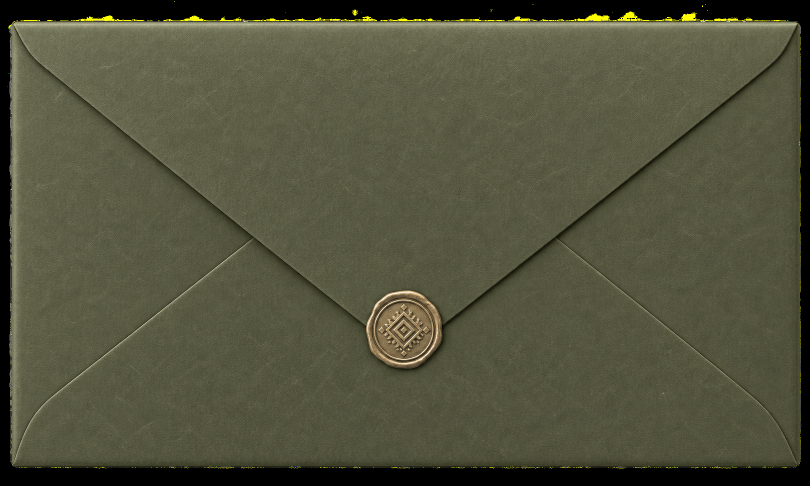
#> input picture Hanna/assets/hanna/references/envelope-back-closed-master.png, 1620 x 971 px, found by its file name (shown at 1/2 size)
$ python calibrate.py ../../../assets/hanna/references
#> lines starting #> are read from the running program, lines starting #| are printed output that depends on the picture; after the words box and inside, x2 and y2 are one past the last pixel; in counts of white or black regions, pixels touching at a corner belong together
import cv2
import numpy as np
import json
import os
import sys

def get_bbox(img_rgba):
    alpha = img_rgba[:, :, 3]
    coords = cv2.findNonZero(alpha)
    if coords is not None:
        x, y, w, h = cv2.boundingRect(coords)
        return (x, y, w, h)
    return None

def main():
    assets_dir = sys.argv[1]

    # Load images (with alpha)
    def load_img(path):
        return cv2.imread(os.path.join(assets_dir, path), cv2.IMREAD_UNCHANGED)
#> returned value is the input picture: shape (971, 1620, 4); mean B, G, R, A 60.4, 82.4, 81.6, 224.7

    master_closed = load_img("references/envelope-back-closed-master.png")
    master_open = load_img("references/envelope-open-master.png")
#> call 2 of load_img, with path = 'references/envelope-open-master.png'
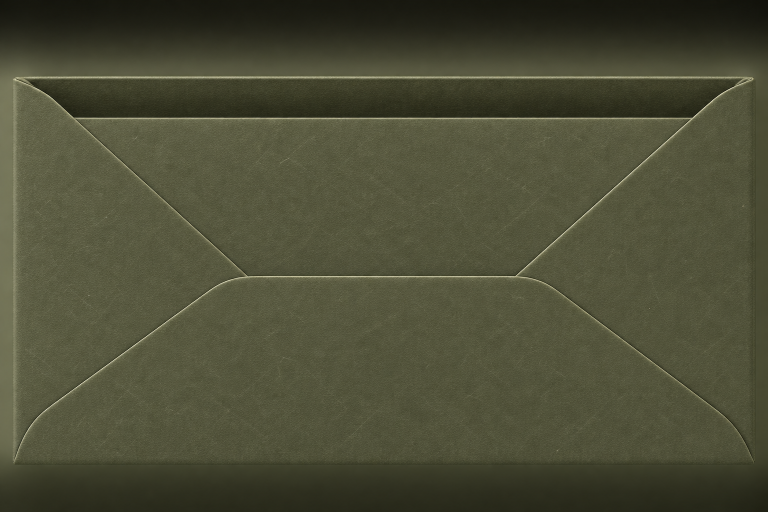
#> input picture Hanna/assets/hanna/references/envelope-open-master.png, 1536 x 1024 px, found by its file name (shown at 1/2 size)
#> in load_img, returned value is the input picture: shape (1024, 1536, 4); mean B, G, R, A 54.8, 77.1, 76.5, 186

    base_closed = load_img("envelope/envelope-back-closed.png")
#> call 3 of load_img, with path = 'envelope/envelope-back-closed.png'
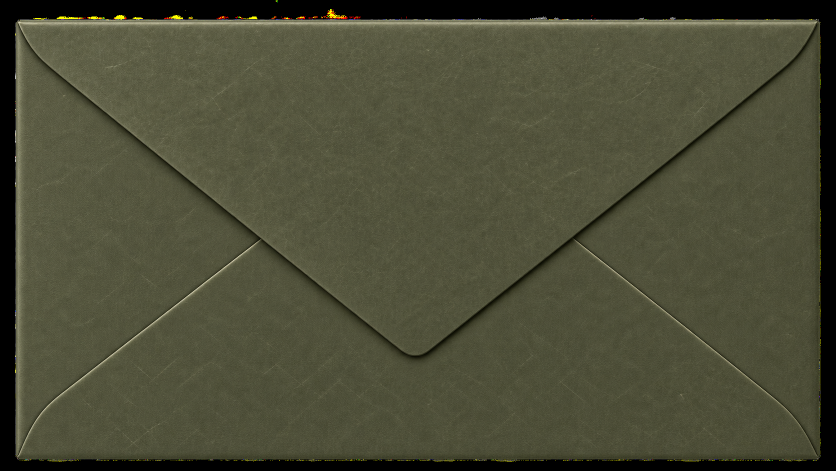
#> input picture Hanna/assets/hanna/envelope/envelope-back-closed.png, 1672 x 941 px, found by its file name (shown at 1/2 size)
#> in load_img, returned value is the input picture: shape (941, 1672, 4); mean B, G, R, A 55.1, 76.2, 75.6, 226.1
    seal = load_img("envelope/envelope-seal.png")
#> call 4 of load_img, with path = 'envelope/envelope-seal.png'
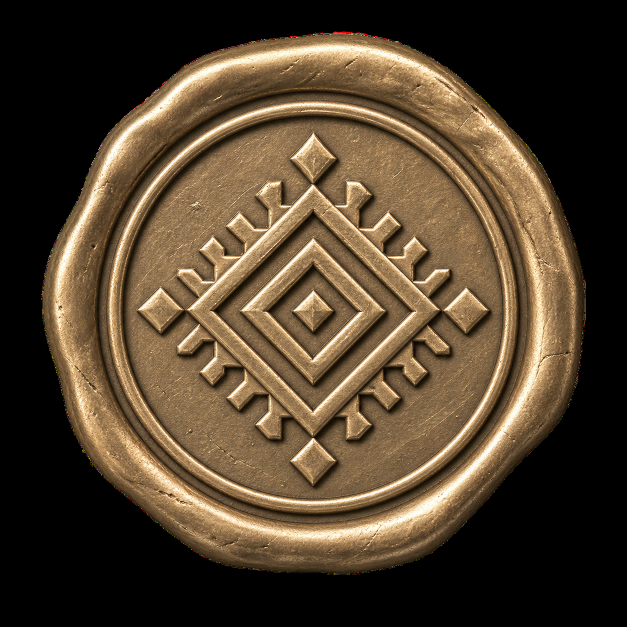
#> input picture Hanna/assets/hanna/envelope/envelope-seal.png, 1254 x 1254 px, found by its file name (shown at 1/2 size)
#> in load_img, returned value is the input picture: shape (1254, 1254, 4); mean B, G, R, A 45.1, 64.4, 80.3, 145.2

    base_open = load_img("envelope/envelope-back-base.png")
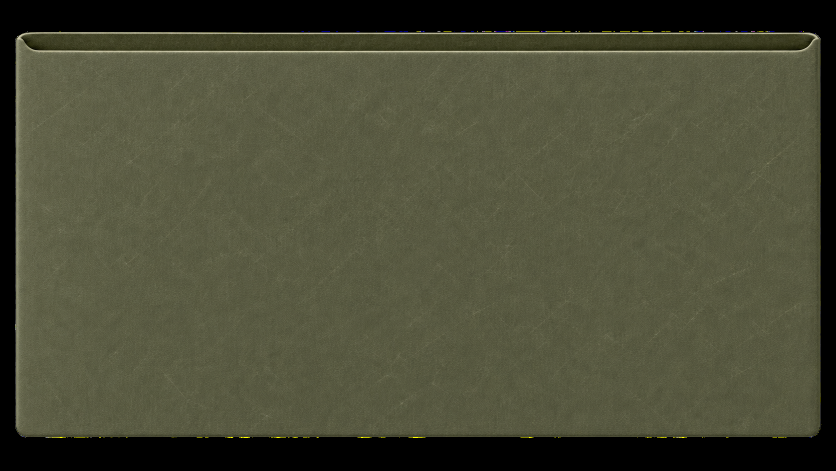
#> input picture Hanna/assets/hanna/envelope/envelope-back-base.png, 1672 x 941 px, found by its file name (shown at 1/2 size)
#> in load_img, returned value is the input picture: shape (941, 1672, 4); mean B, G, R, A 54.9, 75.3, 74.5, 208.6
    pocket = load_img("envelope/envelope-front-pocket.png")
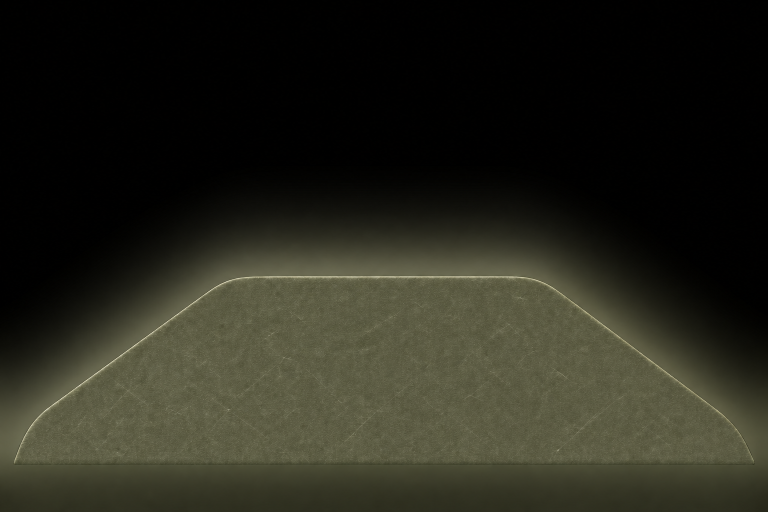
#> input picture Hanna/assets/hanna/envelope/envelope-front-pocket.png, 1536 x 1024 px, found by its file name (shown at 1/2 size)
#> in load_img, returned value is the input picture: shape (1024, 1536, 4); mean B, G, R, A 28.8, 39.3, 39.5, 67.6
    flap_inner = load_img("envelope/envelope-flap-inner.png")

    # 1. CLOSED BACK CALIBRATION
    mc_box = get_bbox(master_closed)
#> in get_bbox, `coords = cv2.findNonZero(alpha)`: coords = contour of 1422276 points, box (x1, y1, x2, y2) (11, 3, 1607, 971), area 109418
#> in get_bbox, `x, y, w, h = cv2.boundingRect(coords)`: x = 11; y = 3; w = 1596; h = 968
#> mc_box = (11, 3, 1596, 968)
    bc_box = get_bbox(base_closed)
#> bc_box = (29, 0, 1615, 928)
    seal_box = get_bbox(seal)
#> seal_box = (0, 21, 1240, 1193)

    # Scale base_closed to fit nicely in 1600x960 (e.g. width = 1400)
    target_width = 1400
    base_scale = target_width / bc_box[2]
#> base_scale = 0.867

    # We place base_closed centered in the 1600x960 stage
    # Its bbox center in its own canvas:
    bc_center_x = bc_box[0] + bc_box[2] / 2
#> bc_center_x = 836.5
    bc_center_y = bc_box[1] + bc_box[3] / 2
#> bc_center_y = 464

    # Canvas center
    canvas_center_x = base_closed.shape[1] / 2
#> canvas_center_x = 836
    canvas_center_y = base_closed.shape[0] / 2
#> canvas_center_y = 470.5

    # The offset of the bbox center from the canvas center
    bc_offset_x = bc_center_x - canvas_center_x
#> bc_offset_x = 0.5
    bc_offset_y = bc_center_y - canvas_center_y
#> bc_offset_y = -6.5

    # In React, x and y translate the canvas center relative to the stage center.
    # To center the bbox in the stage, we must shift the canvas by -offset * scale.
    closed_x = -bc_offset_x * base_scale
#> closed_x = -0.433
    closed_y = -bc_offset_y * base_scale
#> closed_y = 5.63

    # We will use template matching inside a loop to find the best scale and position.
    sx, sy, sw, sh = seal_box
#> sx = 0; sy = 21; sw = 1240; sh = 1193
    seal_crop = seal[sy:sy+sh, sx:sx+sw]

    # Master bbox center
    mc_center_x = mc_box[0] + mc_box[2] / 2
#> mc_center_x = 809
    mc_center_y = mc_box[1] + mc_box[3] / 2
#> mc_center_y = 487

    best_scale = 1.0
    best_val = 0
    seal_in_mc_x = 0
    seal_in_mc_y = 0
    seal_offset_x = 0
    seal_offset_y = 0

    # The seal is roughly 20-30% of the master size
    # We will test scales from 0.1 to 0.4
    for s in np.arange(0.1, 0.4, 0.02):
        try:
            seal_scaled = cv2.resize(seal_crop, (0,0), fx=s, fy=s)
            # Ensure seal_scaled is smaller than master_closed
            if seal_scaled.shape[0] > master_closed.shape[0] or seal_scaled.shape[1] > master_closed.shape[1]:
                continue

            res_s = cv2.matchTemplate(master_closed[:,:,:3], seal_scaled[:,:,:3], cv2.TM_CCOEFF_NORMED)
            _, max_v, _, max_l = cv2.minMaxLoc(res_s)
            if max_v > best_val:
                best_val = max_v
                best_scale = s
                seal_in_mc_x = max_l[0]
                seal_in_mc_y = max_l[1]
                seal_in_mc_center_x = seal_in_mc_x + seal_scaled.shape[1] / 2
                seal_in_mc_center_y = seal_in_mc_y + seal_scaled.shape[0] / 2
                seal_offset_x = seal_in_mc_center_x - mc_center_x
                seal_offset_y = seal_in_mc_center_y - mc_center_y
        except Exception as e:
            pass
#> this loop made 16 passes
#> (max_v, best_val, seal_in_mc_x, seal_in_mc_y, seal_in_mc_center_x, seal_in_mc_center_y, seal_offset_x, seal_offset_y) on passes 1 to 3: (0.397, 0.397, 1, 827, 63, 886.5, -746, 399.5), (0.405, 0.405, 1470, 806, 1544.5, 877.5, 735.5, 390.5), (0.519, 0.519, 720, 573, 807, 656.5, -2, 169.5)
#> (max_v, max_l) on passes 4 to 9: (0.397, (2, 764)), (0.395, (0, 742)), (0.391, (1372, 721)), (0.387, (1347, 699)), (0.383, (1322, 677)), (0.381, (1298, 654))
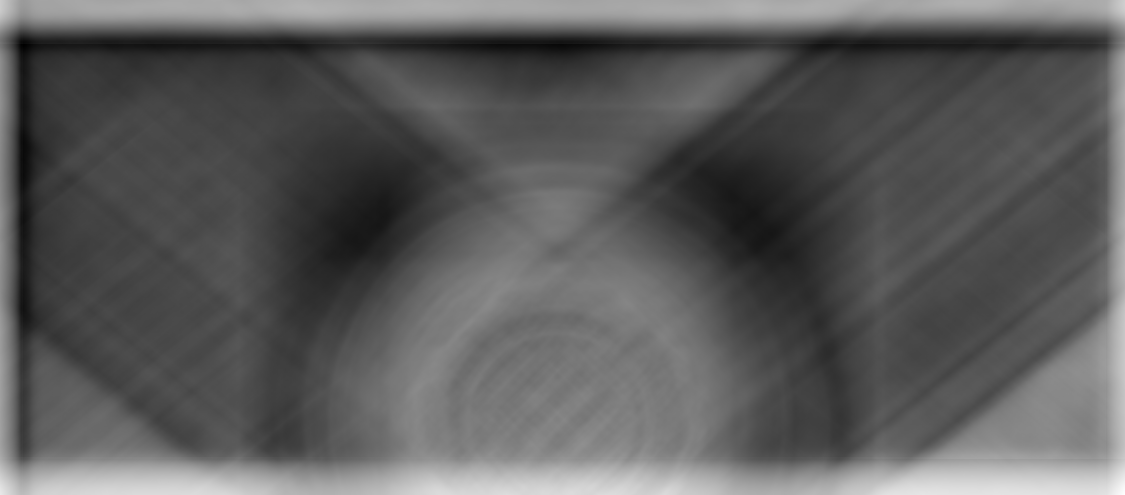
#> res_s: shape (495, 1125) float32; min -0.191, max 0.348, mean 0.00292; drawn with min black and max white
#> after the loop, best_scale = 0.14; best_val = 0.519; seal_in_mc_center_x = 807; seal_in_mc_center_y = 656.5; seal_in_mc_x = 720; seal_in_mc_y = 573; seal_offset_x = -2; seal_offset_y = 169.5

    # Now calculate seal position in React space.
    # The base envelope is centered, so the bbox center is at (0,0) in relative terms.
    # The seal center should be at (seal_offset_x * base_scale, seal_offset_y * base_scale)
    # The seal canvas center is canvas_center_x, canvas_center_y.
    # Its bbox center is sx + sw/2, sy + sh/2.
    # We want to place the seal bbox center at the calculated relative position.
    seal_canvas_cx = seal.shape[1] / 2
#> seal_canvas_cx = 627
    seal_canvas_cy = seal.shape[0] / 2
#> seal_canvas_cy = 627
    seal_bbox_cx = sx + sw / 2
#> seal_bbox_cx = 620
    seal_bbox_cy = sy + sh / 2
#> seal_bbox_cy = 617.5

    seal_rel_offset_x = seal_bbox_cx - seal_canvas_cx
#> seal_rel_offset_x = -7
    seal_rel_offset_y = seal_bbox_cy - seal_canvas_cy
#> seal_rel_offset_y = -9.5

    # Total scale of the seal in React
    final_seal_scale = best_scale * base_scale
#> final_seal_scale = 0.121

    # React X, Y for seal
    react_seal_x = (seal_offset_x * base_scale) - (seal_rel_offset_x * final_seal_scale)
#> react_seal_x = -0.884
    react_seal_y = (seal_offset_y * base_scale) - (seal_rel_offset_y * final_seal_scale)
#> react_seal_y = 148.1


    # 2. OPEN ENVELOPE CALIBRATION
    # Master open bbox
    mo_box = get_bbox(master_open)
#> mo_box = (16, 0, 1504, 1024)
    mo_center_x = mo_box[0] + mo_box[2] / 2
#> mo_center_x = 768
    mo_center_y = mo_box[1] + mo_box[3] / 2
#> mo_center_y = 512

    # We scale open pieces using the same base_scale for consistency, so closed and open are same size.
    # Let's find pocket, base, and flap in master_open

    def find_in_master(part, master_img, scale_range):
        part_box = get_bbox(part)
#> part_box = (0, 32, 1644, 909)
        px, py, pw, ph = part_box
#> px = 0; py = 32; pw = 1644; ph = 909
        part_crop = part[py:py+ph, px:px+pw]

        best_s = 1.0
        best_v = 0
        best_cx, best_cy = 0, 0

        # Scale down for speed
        m_tm = cv2.resize(master_img, (0,0), fx=0.5, fy=0.5)

        for s in scale_range:
            try:
                # part_s is relative to original part size
                part_s = cv2.resize(part_crop, (0,0), fx=s*0.5, fy=s*0.5)
                # check bounds
                if part_s.shape[0] > m_tm.shape[0] or part_s.shape[1] > m_tm.shape[1]:
                    continue
                res = cv2.matchTemplate(m_tm[:,:,:3], part_s[:,:,:3], cv2.TM_CCOEFF_NORMED)
                _, max_v, _, max_l = cv2.minMaxLoc(res)
                if max_v > best_v:
                    best_v = max_v
                    best_s = s
                    # max_l is in 0.5 scale
                    best_cx = (max_l[0] / 0.5) + (part_crop.shape[1] * s) / 2
                    best_cy = (max_l[1] / 0.5) + (part_crop.shape[0] * s) / 2
            except Exception as e:
                pass
#> this loop made 8 passes
#> (s, max_v, max_l, best_v, best_s, best_cx, best_cy) on passes 1 to 3: (0.8, 0.463, (98, 141), 0.463, 0.8, 853.6, 645.6), (0.85, 0.633, (57, 104), 0.633, 0.85, 812.7, 594.3), (0.9, 0.638, (28, 103), 0.638, 0.9, 795.8, 615.1)
#> s on passes 4 to 8: 0.95, 1, 1.05, 1.1, 1.15
#> after the loop, best_cx = 795.8; best_cy = 615.1; best_s = 0.9; best_v = 0.638
        return best_cx, best_cy, best_s, part_box

    # Open base is very similar to closed base, so scale should be close to 1 relative to master
    base_cx, base_cy, base_s, bb_box = find_in_master(base_open, master_open, np.arange(0.8, 1.2, 0.05))
#> base_cx = 795.8; base_cy = 615.1; base_s = 0.9; bb_box = (0, 32, 1644, 909)
    pocket_cx, pocket_cy, pocket_s, pk_box = find_in_master(pocket, master_open, np.arange(0.8, 1.2, 0.05))
#> in find_in_master (call 2), `part_box = get_bbox(part)`: part_box = (17, 21, 1496, 961)
#> in find_in_master (call 2), `px, py, pw, ph = part_box`: px = 17; py = 21; pw = 1496; ph = 961
#> the loop in find_in_master (call 2), `for s in scale_range:` made 8 passes
#> (s, max_v, max_l, best_v, best_s, best_cx, best_cy) on pass 1: (0.8, 0.388, (170, 0), 0.388, 0.8, 938.4, 384.4)
#> (s, max_v, max_l) on passes 2 to 5: (0.85, 0.365, (132, 0)), (0.9, 0.344, (81, 0)), (0.95, 0.324, (52, 0)), (1, 0.265, (20, 0))
#> after the loop in find_in_master (call 2), `for s in scale_range:`:
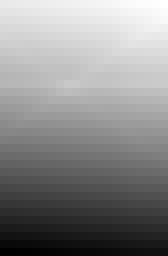
#> res: shape (32, 21) float32 (shown 8 times larger); min -0.0498, max 0.265, mean 0.121; drawn with min black and max white
#> after the loop in find_in_master (call 2), `for s in scale_range:`: best_cx = 938.4; best_cy = 384.4; best_s = 0.8; best_v = 0.388
#> pocket_cx = 938.4; pocket_cy = 384.4; pocket_s = 0.8; pk_box = (17, 21, 1496, 961)
    flap_cx, flap_cy, flap_s, fl_box = find_in_master(flap_inner, master_open, np.arange(0.8, 1.2, 0.05))

    # We will center the OPEN BASE in the stage, just like CLOSED BASE.
    # The center of OPEN BASE in master is (base_cx, base_cy).
    # We will use this point as (0,0) in our React world.

    def calc_react_coords(master_cx, master_cy, part_s, part_img, part_box):
        offset_x = master_cx - base_cx
        offset_y = master_cy - base_cy

        # Canvas vs Bbox offset
        p_canvas_cx = part_img.shape[1] / 2
        p_canvas_cy = part_img.shape[0] / 2
        p_bbox_cx = part_box[0] + part_box[2] / 2
        p_bbox_cy = part_box[1] + part_box[3] / 2

        p_rel_offset_x = p_bbox_cx - p_canvas_cx
        p_rel_offset_y = p_bbox_cy - p_canvas_cy

        # In react:
        # Scale = part_s * base_scale (wait, if part_s is relative to master_open, we need a base_scale_open)
        # Actually, let's find the scale of base_open vs base_closed to maintain consistency.
        # base_closed bbox width: bc_box[2]. base_open bbox width: bb_box[2].
        # They should be the same.
        # The base_scale is target_width / bc_box[2].
        # So we use base_scale.
        final_scale = base_scale

        rx = (offset_x * base_scale) - (p_rel_offset_x * final_scale)
        ry = (offset_y * base_scale) - (p_rel_offset_y * final_scale)

        return rx, ry, final_scale

    react_base_x, react_base_y, react_base_s = calc_react_coords(base_cx, base_cy, base_s, base_open, bb_box)
    react_pocket_x, react_pocket_y, react_pocket_s = calc_react_coords(pocket_cx, pocket_cy, pocket_s, pocket, pk_box)
    react_flap_x, react_flap_y, react_flap_s = calc_react_coords(flap_cx, flap_cy, flap_s, flap_inner, fl_box)

    # CARD EXIT LINE Y
    # The top edge of the front pocket
    pocket_top_y_master = pocket_cy - (pk_box[3] * pocket_s) / 2
    # In React relative to base_cx, base_cy:
    card_exit_offset = (pocket_top_y_master - base_cy) * base_scale
    # Add a slight margin (e.g. 5px inside the pocket)
    card_exit_line_y = card_exit_offset + 5

    # FLAP HINGE Y
    # The bottom edge of the flap inner
    flap_bottom_y_master = flap_cy + (fl_box[3] * flap_s) / 2
    # But usually the flap hinge is the top edge of the base envelope
    base_top_y_master = base_cy - (bb_box[3] * base_s) / 2

    # We define the transformOrigin for flap-inner as "50% hinge%"
    # Where is the hinge relative to the flap canvas?
    # The hinge is at the bottom of the flap bounding box.
    # Flap canvas height = flap_inner.shape[0]
    # Flap bbox bottom = fl_box[1] + fl_box[3]
    hinge_pct = ((fl_box[1] + fl_box[3]) / flap_inner.shape[0]) * 100

    # CARD INSIDE DIMENSIONS
    # The card needs to fit inside the pocket width.
    # Pocket bbox width * base_scale
    pocket_width_react = pk_box[2] * base_scale
    card_width = pocket_width_react * 0.94 # 94% of pocket width
    card_height = card_width * (1672 / 941) # maintain native ratio
    card_x = react_pocket_x # center with pocket
    card_y = react_pocket_y - 20 # slightly above pocket center

    # EDGE DIMENSIONS
    edge_width = bc_box[2] * base_scale
    edge_height = edge_width * (754 / 2084) # maintain ratio

    # SHADOW
    shadow_x = react_pocket_x
    shadow_y = card_exit_line_y
    shadow_scale_y = 0.1
    shadow_opacity = 0.2

    output = {
        "CLOSED": {
            "back-closed": {
                "x": round(closed_x, 2), "y": round(closed_y, 2), "scale": round(base_scale, 4)
            },
            "seal": {
                "x": round(react_seal_x, 2), "y": round(react_seal_y, 2), "scale": round(final_seal_scale, 4)
            }
        },
        "OPEN": {
            "back-base": {
                "x": round(react_base_x, 2), "y": round(react_base_y, 2), "scale": round(react_base_s, 4)
            },
            "front-pocket": {
                "x": round(react_pocket_x, 2), "y": round(react_pocket_y, 2), "scale": round(react_pocket_s, 4)
            },
            "flap-inner": {
                "x": round(react_flap_x, 2), "y": round(react_flap_y, 2), "scale": round(react_flap_s, 4),
                "transformOriginY": f"{round(hinge_pct, 2)}%"
            },
            "flap-outer": {
                "x": round(react_flap_x, 2), "y": round(react_flap_y, 2), "scale": round(react_flap_s, 4),
                "transformOriginY": f"{round(hinge_pct, 2)}%"
            }
        },
        "CONSTANTS": {
            "CARD_EXIT_LINE_Y": round(card_exit_line_y, 2),
            "CARD_INSIDE_WIDTH": round(card_width, 2),
            "CARD_INSIDE_HEIGHT": round(card_height, 2),
            "CARD_INSIDE_X": round(card_x, 2),
            "CARD_INSIDE_Y": round(card_y, 2),
            "EDGE_WIDTH": round(edge_width, 2),
            "EDGE_HEIGHT": round(edge_height, 2),
            "SHADOW_X": round(shadow_x, 2),
            "SHADOW_Y": round(shadow_y, 2),
            "SHADOW_SCALE_Y": round(shadow_scale_y, 2),
            "SHADOW_OPACITY": round(shadow_opacity, 2)
        }
    }

    print(json.dumps(output, indent=2))

if __name__ == "__main__":
#> (the run stopped early here; a loop or call above may not have finished)
